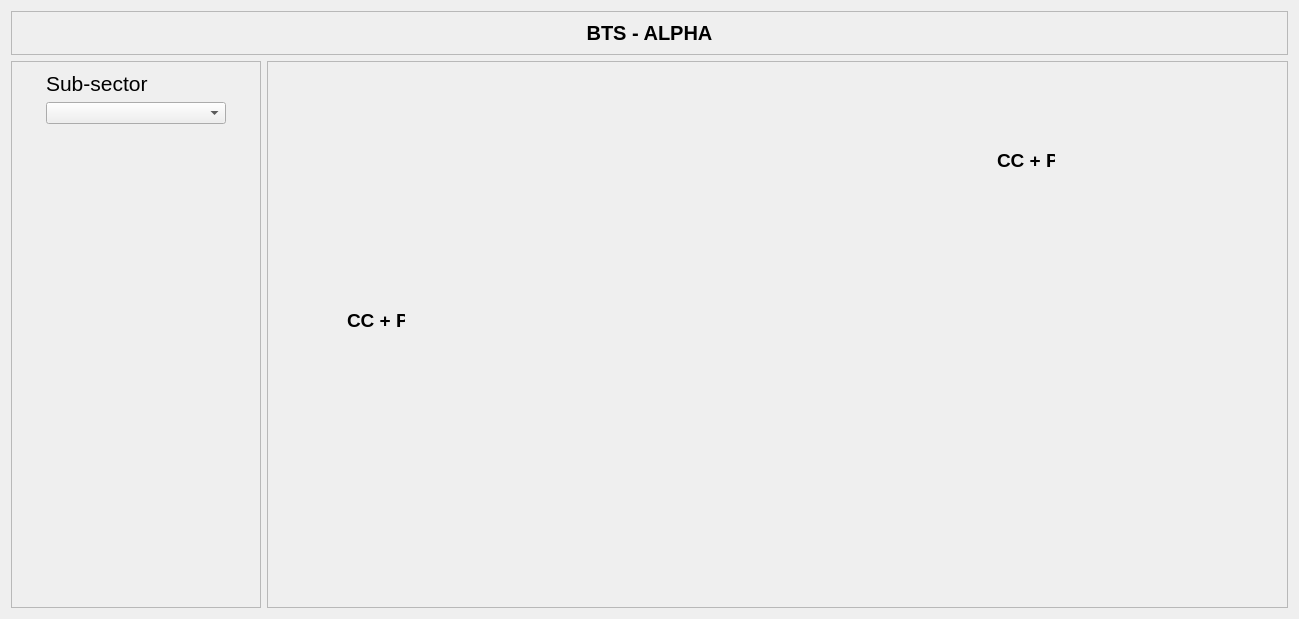
<?xml version="1.0" encoding="UTF-8"?>
<ui version="4.0">
 <class>Form</class>
 <widget class="QWidget" name="Form">
  <property name="geometry">
   <rect>
    <x>0</x>
    <y>0</y>
    <width>1299</width>
    <height>619</height>
   </rect>
  </property>
  <property name="windowTitle">
   <string>Form</string>
  </property>
  <layout class="QGridLayout" name="gridLayout_3">
   <item row="1" column="2">
    <widget class="QWidget" name="widget" native="true">
     <layout class="QGridLayout" name="gridLayout">
      <property name="leftMargin">
       <number>0</number>
      </property>
      <property name="topMargin">
       <number>0</number>
      </property>
      <property name="rightMargin">
       <number>0</number>
      </property>
      <property name="bottomMargin">
       <number>0</number>
      </property>
      <property name="spacing">
       <number>0</number>
      </property>
      <item row="0" column="0">
       <widget class="QFrame" name="frame">
        <property name="sizePolicy">
         <sizepolicy hsizetype="Expanding" vsizetype="Expanding">
          <horstretch>0</horstretch>
          <verstretch>0</verstretch>
         </sizepolicy>
        </property>
        <property name="minimumSize">
         <size>
          <width>0</width>
          <height>0</height>
         </size>
        </property>
        <property name="frameShape">
         <enum>QFrame::StyledPanel</enum>
        </property>
        <property name="frameShadow">
         <enum>QFrame::Raised</enum>
        </property>
        <widget class="QLabel" name="label_pic">
         <property name="geometry">
          <rect>
           <x>-440</x>
           <y>10</y>
           <width>1561</width>
           <height>591</height>
          </rect>
         </property>
        </widget>
        <widget class="QLabel" name="vg1">
         <property name="geometry">
          <rect>
           <x>80</x>
           <y>250</y>
           <width>58</width>
           <height>18</height>
          </rect>
         </property>
         <property name="font">
          <font>
           <pointsize>14</pointsize>
           <weight>75</weight>
           <bold>true</bold>
          </font>
         </property>
         <property name="text">
          <string>CC + PR</string>
         </property>
        </widget>
        <widget class="QLabel" name="vg2">
         <property name="geometry">
          <rect>
           <x>730</x>
           <y>90</y>
           <width>58</width>
           <height>18</height>
          </rect>
         </property>
         <property name="font">
          <font>
           <pointsize>14</pointsize>
           <weight>75</weight>
           <bold>true</bold>
          </font>
         </property>
         <property name="text">
          <string>CC + PR</string>
         </property>
        </widget>
       </widget>
      </item>
     </layout>
    </widget>
   </item>
   <item row="1" column="1">
    <widget class="QScrollArea" name="scrollArea">
     <property name="minimumSize">
      <size>
       <width>180</width>
       <height>0</height>
      </size>
     </property>
     <property name="maximumSize">
      <size>
       <width>250</width>
       <height>16777215</height>
      </size>
     </property>
     <property name="widgetResizable">
      <bool>true</bool>
     </property>
     <widget class="QWidget" name="scrollAreaWidgetContents">
      <property name="geometry">
       <rect>
        <x>0</x>
        <y>0</y>
        <width>248</width>
        <height>549</height>
       </rect>
      </property>
      <layout class="QGridLayout" name="gridLayout_2">
       <item row="0" column="0">
        <layout class="QVBoxLayout" name="verticalLayout_2">
         <item>
          <widget class="QLabel" name="label_3">
           <property name="font">
            <font>
             <pointsize>16</pointsize>
            </font>
           </property>
           <property name="text">
            <string>Sub-sector</string>
           </property>
          </widget>
         </item>
         <item>
          <widget class="PyDMEnumComboBox" name="cb_sector">
           <property name="toolTip">
            <string/>
           </property>
           <property name="whatsThis">
            <string>
    A QComboBox with support for Channels and more from PyDM

    Parameters
    ----------
    parent : QWidget
        The parent widget for the Label
    init_channel : str, optional
        The channel to be used by the widget.

    Signals
    -------
    send_value_signal : int, float, str, bool or np.ndarray
        Emitted when the user changes the value.
    activated : int, str
        Emitted when the user chooses an item in the combobox.
    currentIndexChanged : int, str
        Emitted when the index is changed in the combobox.
    highlighted : int, str
        Emitted when an item in the combobox popup list is highlighted
        by the user.
    </string>
           </property>
          </widget>
         </item>
        </layout>
       </item>
       <item row="3" column="0">
        <widget class="PyDMEmbeddedDisplay" name="disp_2">
         <property name="sizePolicy">
          <sizepolicy hsizetype="Fixed" vsizetype="Fixed">
           <horstretch>0</horstretch>
           <verstretch>0</verstretch>
          </sizepolicy>
         </property>
         <property name="minimumSize">
          <size>
           <width>180</width>
           <height>220</height>
          </size>
         </property>
         <property name="toolTip">
          <string/>
         </property>
         <property name="whatsThis">
          <string>
    A QFrame capable of rendering a PyDM Display

    Parameters
    ----------
    parent : QWidget
        The parent widget for the Label

    </string>
         </property>
        </widget>
       </item>
       <item row="1" column="0">
        <widget class="PyDMEmbeddedDisplay" name="disp_1">
         <property name="sizePolicy">
          <sizepolicy hsizetype="Fixed" vsizetype="Fixed">
           <horstretch>0</horstretch>
           <verstretch>0</verstretch>
          </sizepolicy>
         </property>
         <property name="minimumSize">
          <size>
           <width>180</width>
           <height>220</height>
          </size>
         </property>
         <property name="toolTip">
          <string/>
         </property>
         <property name="whatsThis">
          <string>
    A QFrame capable of rendering a PyDM Display

    Parameters
    ----------
    parent : QWidget
        The parent widget for the Label

    </string>
         </property>
        </widget>
       </item>
       <item row="4" column="0">
        <spacer name="verticalSpacer_2">
         <property name="orientation">
          <enum>Qt::Vertical</enum>
         </property>
         <property name="sizeHint" stdset="0">
          <size>
           <width>20</width>
           <height>40</height>
          </size>
         </property>
        </spacer>
       </item>
      </layout>
     </widget>
    </widget>
   </item>
   <item row="0" column="1" colspan="2">
    <widget class="QFrame" name="frame_2">
     <property name="frameShape">
      <enum>QFrame::StyledPanel</enum>
     </property>
     <property name="frameShadow">
      <enum>QFrame::Raised</enum>
     </property>
     <layout class="QGridLayout" name="gridLayout_4">
      <item row="0" column="0">
       <widget class="QLabel" name="lbl_title">
        <property name="font">
         <font>
          <pointsize>15</pointsize>
          <weight>75</weight>
          <bold>true</bold>
         </font>
        </property>
        <property name="text">
         <string>BTS - ALPHA</string>
        </property>
        <property name="alignment">
         <set>Qt::AlignCenter</set>
        </property>
       </widget>
      </item>
     </layout>
    </widget>
   </item>
  </layout>
 </widget>
 <customwidgets>
  <customwidget>
   <class>PyDMEmbeddedDisplay</class>
   <extends>QFrame</extends>
   <header>pydm.widgets.embedded_display</header>
  </customwidget>
  <customwidget>
   <class>PyDMEnumComboBox</class>
   <extends>QComboBox</extends>
   <header>pydm.widgets.enum_combo_box</header>
  </customwidget>
 </customwidgets>
 <resources/>
 <connections/>
</ui>
